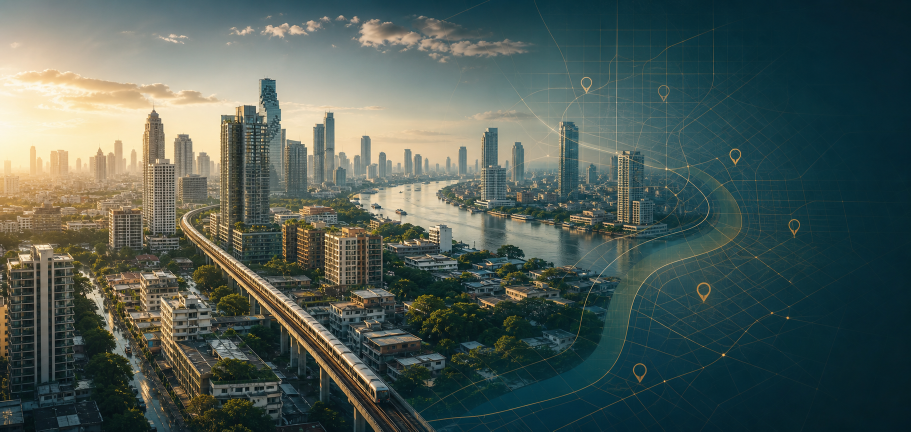
#> input picture prototype/assets/bangkok-rental-atlas-v1.png, 1822 x 863 px (shown at 1/2 size)
$ python build_bangkok_rental_assets.py
#> lines starting #> are read from the running program, lines starting #| are printed output that depends on the picture
#!/usr/bin/env python3
"""Build deterministic Bangkok rental atlas WebP variants."""

from __future__ import annotations

import argparse
import hashlib
from io import BytesIO
from pathlib import Path

from PIL import Image, ImageOps


ROOT = Path(__file__).resolve().parents[1]
SOURCE = ROOT / "prototype" / "assets" / "bangkok-rental-atlas-v1.png"
OUTPUT_DIR = ROOT / "assets" / "content" / "images"

EXPECTED_SOURCE_SIZE = (1822, 863)
EXPECTED_SOURCE_SHA256 = "166e400cfca5c1407e4d9e4fa503810881a80ac4b1c53e84f09cce960f0dca98"
FOCAL_POINT = (0.58, 0.50)
WEBP_QUALITY = 60
WEBP_METHOD = 6

VARIANTS = {
    "720": (720, 384),
    "1200": (1200, 640),
    "1717": (1717, 916),
}


def source_digest() -> str:
    return hashlib.sha256(SOURCE.read_bytes()).hexdigest()


def render_variant(source: Image.Image, size: tuple[int, int]) -> bytes:
    rendered = ImageOps.fit(
        source,
        size,
        method=Image.Resampling.LANCZOS,
        centering=FOCAL_POINT,
    ).convert("RGB")

    payload = BytesIO()
    rendered.save(
        payload,
        format="WEBP",
        quality=WEBP_QUALITY,
        method=WEBP_METHOD,
        lossless=False,
    )
    return payload.getvalue()


def expected_outputs() -> dict[Path, bytes]:
    if not SOURCE.is_file():
        raise ValueError(f"Missing reviewed source image: {SOURCE}")
    if source_digest() != EXPECTED_SOURCE_SHA256:
        raise ValueError("Bangkok rental atlas source checksum does not match the reviewed image")

    with Image.open(SOURCE) as opened:
#> opened is the input picture: PIL image 1822x863 RGB; mean R, G, B 77.3, 91.2, 85.2
        source = ImageOps.exif_transpose(opened)
        if source.size != EXPECTED_SOURCE_SIZE:
            raise ValueError(
                "Bangkok rental atlas source dimensions changed: "
                f"expected {EXPECTED_SOURCE_SIZE}, got {source.size}"
            )
        source.load()
        return {
            OUTPUT_DIR / f"bangkok-rental-atlas-v1-{suffix}.webp": render_variant(source, size)
            for suffix, size in VARIANTS.items()
        }
#> in render_variant, `rendered = ImageOps.fit( source, size, method=Image.Resampling.LANCZOS..`:
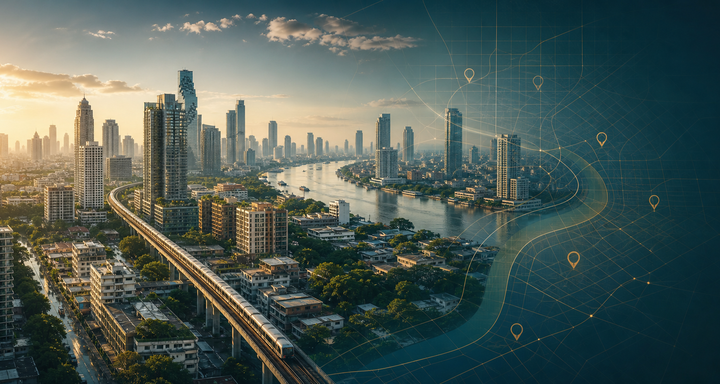
#> rendered: PIL image 720x384 RGB; mean R, G, B 76.2, 91, 85.3


def build(check: bool = False) -> None:
    outputs = expected_outputs()
#> outputs = 3 items

    if check:
        stale = [
            path.relative_to(ROOT).as_posix()
            for path, payload in outputs.items()
            if not path.is_file() or path.read_bytes() != payload
        ]
        if stale:
            raise ValueError("Generated Bangkok rental assets are stale: " + ", ".join(stale))
        print("Bangkok rental assets match the reviewed source")
        return

    OUTPUT_DIR.mkdir(parents=True, exist_ok=True)
    for path, payload in outputs.items():
        path.write_bytes(payload)
        print(f"Built {path.relative_to(ROOT).as_posix()} ({len(payload)} bytes)")
#> this loop made 3 passes
#| Built assets/content/images/bangkok-rental-atlas-v1-720.webp (29098 bytes)
#| Built assets/content/images/bangkok-rental-atlas-v1-1200.webp (75986 bytes)
#| Built assets/content/images/bangkok-rental-atlas-v1-1717.webp (128024 bytes)


if __name__ == "__main__":
    parser = argparse.ArgumentParser()
    parser.add_argument("--check", action="store_true")
    arguments = parser.parse_args()
    build(check=arguments.check)
